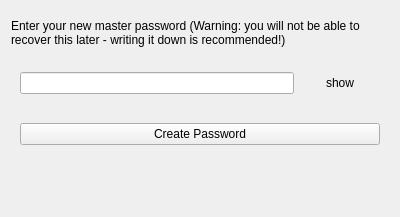
<?xml version="1.0" encoding="UTF-8"?>
<ui version="4.0">
 <class>NewLoginDialog</class>
 <widget class="QWidget" name="NewLoginDialog">
  <property name="geometry">
   <rect>
    <x>0</x>
    <y>0</y>
    <width>400</width>
    <height>217</height>
   </rect>
  </property>
  <property name="windowTitle">
   <string>Login Creation</string>
  </property>
  <layout class="QVBoxLayout" name="verticalLayout">
   <item>
    <widget class="QLabel" name="label">
     <property name="text">
      <string>Enter your new master password (Warning: you will not be able to recover this later - writing it down is recommended!)</string>
     </property>
     <property name="scaledContents">
      <bool>false</bool>
     </property>
     <property name="wordWrap">
      <bool>true</bool>
     </property>
    </widget>
   </item>
   <item>
    <widget class="QWidget" name="pwdEntryContainer" native="true">
     <layout class="QHBoxLayout" name="horizontalLayout">
      <item>
       <widget class="QLineEdit" name="newPwdInput"/>
      </item>
      <item>
       <widget class="QPushButton" name="showBtn">
        <property name="font">
         <font>
          <kerning>true</kerning>
         </font>
        </property>
        <property name="focusPolicy">
         <enum>Qt::FocusPolicy::NoFocus</enum>
        </property>
        <property name="text">
         <string>show</string>
        </property>
        <property name="flat">
         <bool>true</bool>
        </property>
       </widget>
      </item>
     </layout>
    </widget>
   </item>
   <item>
    <widget class="QWidget" name="widget" native="true">
     <layout class="QGridLayout" name="gridLayout">
      <item row="0" column="0">
       <widget class="QPushButton" name="newBtn">
        <property name="text">
         <string>Create Password</string>
        </property>
       </widget>
      </item>
     </layout>
    </widget>
   </item>
   <item>
    <widget class="QLabel" name="newErrorMsg">
     <property name="text">
      <string/>
     </property>
    </widget>
   </item>
  </layout>
 </widget>
 <resources/>
 <connections/>
</ui>
